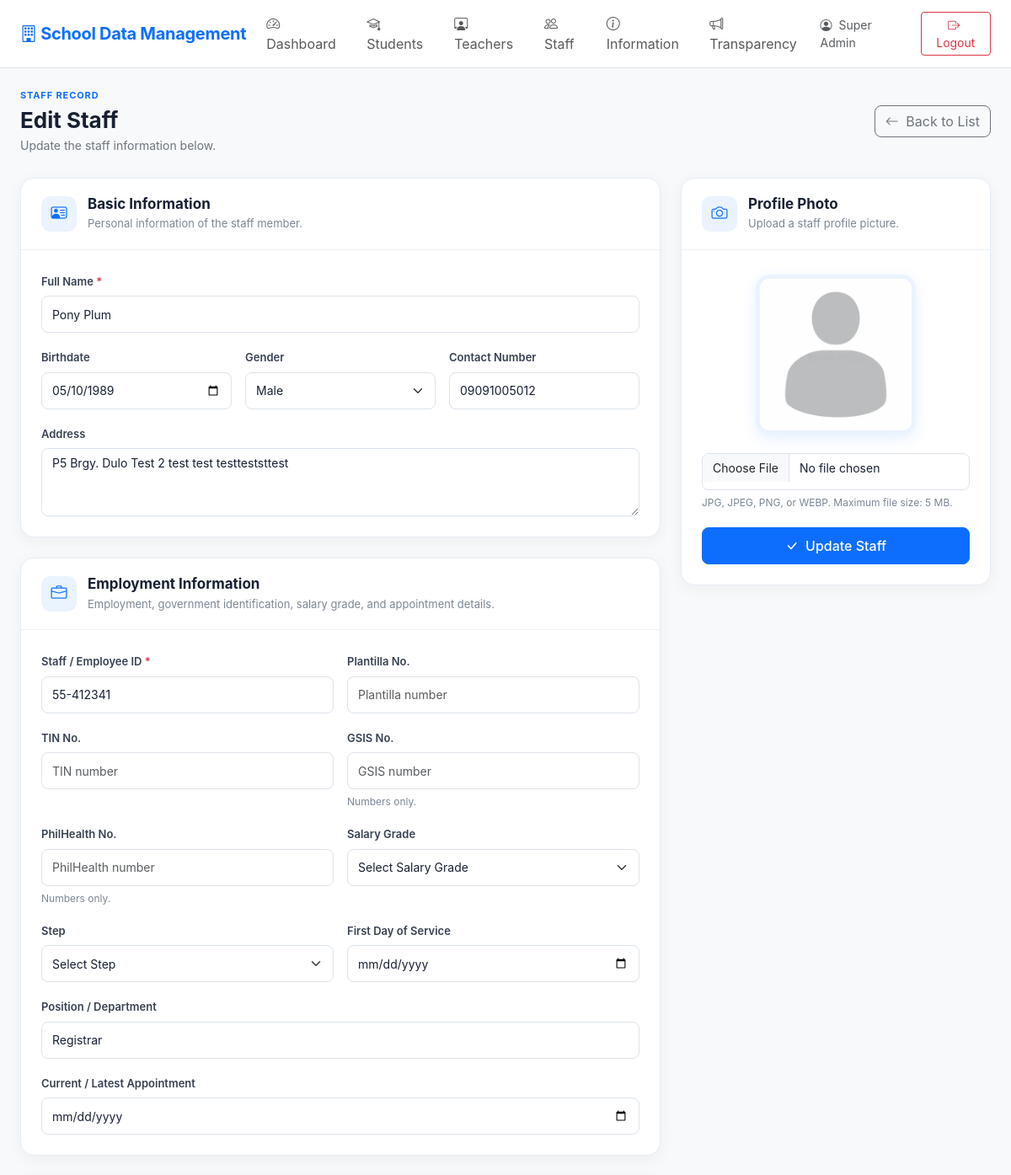
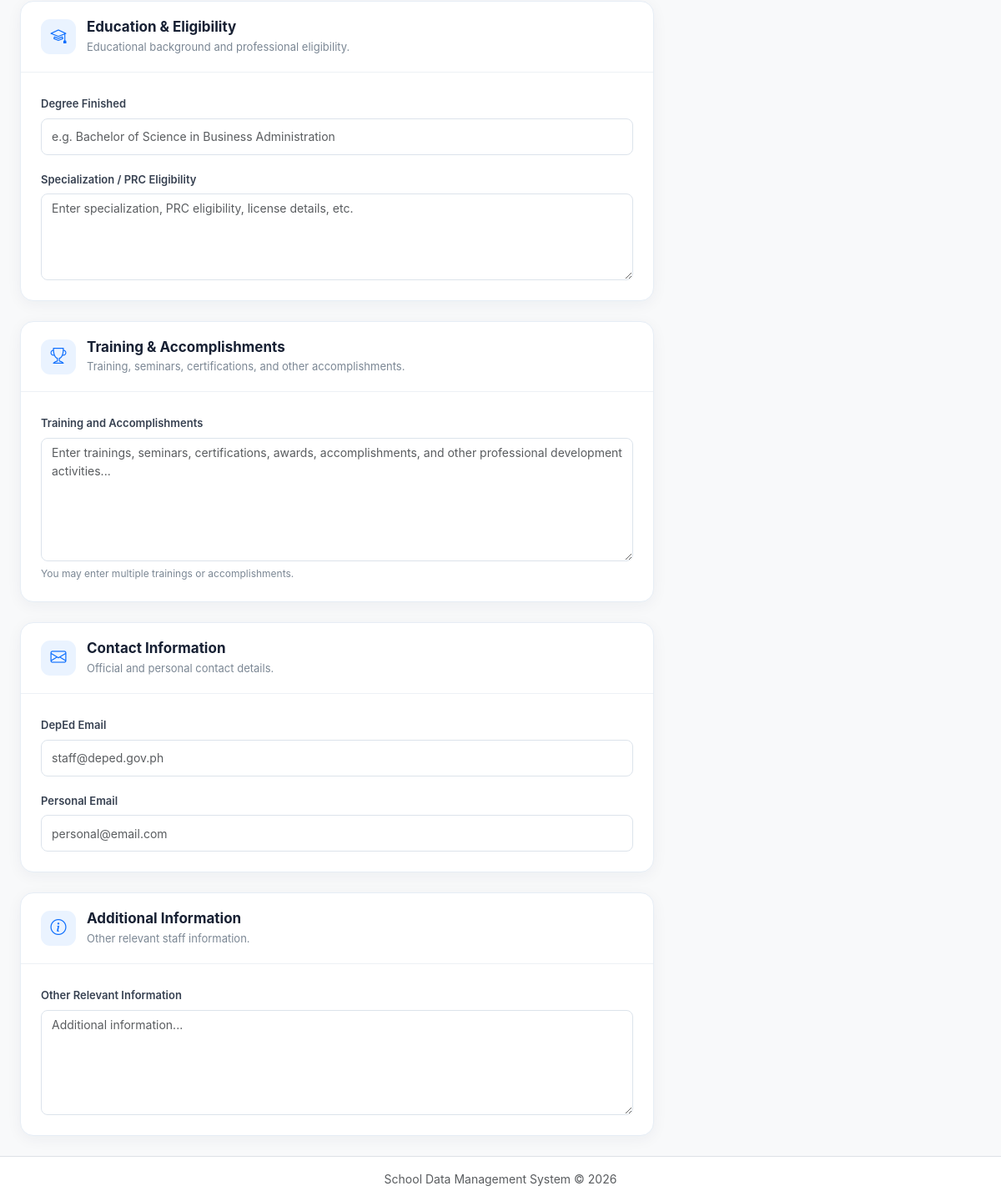
/staff_form.php?id=1 (signed in), run on the app's committed database (2 pictures, top to bottom).
### tables this page shows
CREATE TABLE `staff` (
  `id` int(10) UNSIGNED NOT NULL,
  `user_id` int(10) UNSIGNED DEFAULT NULL,
  `created_by` int(10) UNSIGNED DEFAULT NULL,
  `updated_by` int(10) UNSIGNED DEFAULT NULL,
  `employee_id` varchar(50) NOT NULL,
  `photo` varchar(255) DEFAULT NULL,
  `full_name` varchar(150) NOT NULL,
  `date_of_birth` date DEFAULT NULL,
  `gender` varchar(30) DEFAULT NULL,
  `address` text DEFAULT NULL,
  `contact_number` varchar(50) DEFAULT NULL,
  `email` varchar(150) DEFAULT NULL,
  `position_department` varchar(150) DEFAULT NULL,
  `other_info` text DEFAULT NULL,
  `created_at` timestamp NOT NULL DEFAULT current_timestamp(),
  `updated_at` timestamp NOT NULL DEFAULT current_timestamp() ON UPDATE current_timestamp(),
  `plantilla_no` varchar(50) DEFAULT NULL,
  `first_day_of_service` date DEFAULT NULL,
  `current_latest_appointment` date DEFAULT NULL,
  `deped_email` varchar(150) DEFAULT NULL,
  `personal_email` varchar(150) DEFAULT NULL,
  `degree_finished` varchar(255) DEFAULT NULL,
  `specialization_prc_eligibility` varchar(255) DEFAULT NULL,
  `tin_no` varchar(30) DEFAULT NULL,
  `birthdate` date DEFAULT NULL,
  `specialization` varchar(255) DEFAULT NULL,
  `prc_eligibility` varchar(255) DEFAULT NULL,
  `gsis_no` varchar(50) DEFAULT NULL,
  `philhealth_no` varchar(50) DEFAULT NULL,
  `salary_grade` tinyint(3) UNSIGNED DEFAULT NULL,
  `step` tinyint(3) UNSIGNED DEFAULT NULL,
  `training_accomplishments` text DEFAULT NULL
);

### staff_form.php (the view, shortened to what the rows shown need)
<?php
require_once __DIR__ . '/config.php';
$id = (int)($_GET['id'] ?? 0);
$isEdit = $id > 0;
$record = [];
if ($isEdit) {
    $stmt = $pdo->prepare("
        SELECT *
        FROM staff
        WHERE id = ?
        LIMIT 1
    ");
    $stmt->execute([$id]);
    $record = $stmt->fetch();
}
include 'header.php';
?>
<link
    rel="stylesheet"
    href="assets/staff_form.css"
>
<div class="staff-form-page">
    <div class="staff-form-header">
        <div>
            <h2 class="staff-title">
                <?= $isEdit
                    ? 'Edit Staff'
                    : 'Add Staff'
                ?>
            </h2>
        </div>
    </div>
    <form
        method="POST"
        enctype="multipart/form-data"
    >
        <div class="row g-4">
            <div class="col-12 col-lg-8">
                <div class="staff-form-card">
                    <div class="staff-form-card-body">
                        <div class="row g-3">
                            <div class="col-12">
                                <label class="form-label">
                                    Full Name
                                    <span class="text-danger">
                                    </span>
                                </label>
                                <input
                                    type="text"
                                    name="full_name"
                                    id="full_name"
                                    class="form-control"
                                    value="<?= e(
                                        $record['full_name'] ?? ''
                                    ) ?>"
                                    maxlength="150"
                                    required
                                    placeholder="e.g. Juan Dela Cruz"
                                >
                            </div>
                            <div class="col-12 col-md-4">
                                <label class="form-label">
                                    Birthdate
                                </label>
                                <input
                                    type="date"
                                    name="date_of_birth"
                                    class="form-control"
                                    value="<?= e(
                                        $record['date_of_birth'] ?? ''
                                    ) ?>"
                                >
                            </div>
                            <div class="col-12 col-md-4">
                                <label class="form-label">
                                    Contact Number
                                </label>
                                <input
                                    type="tel"
                                    name="contact_number"
                                    id="contact_number"
                                    class="form-control"
                                    value="<?= e(
                                        $record['contact_number'] ?? ''
                                    ) ?>"
                                    maxlength="11"
                                    pattern="09[0-9]{9}"
                                    inputmode="numeric"
                                    placeholder="09XXXXXXXXX"
                                >
                            </div>
                            <div class="col-12">
                                <label class="form-label">
                                    Address
                                </label>
                                <textarea
                                    name="address"
                                    class="form-control"
                                    rows="3"
                                    placeholder="Enter complete address"
                                ><?= e(
                                    $record['address'] ?? ''
                                ) ?></textarea>
                            </div>
                        </div>
                    </div>
                </div>
                <div class="staff-form-card mt-4">
                    <div class="staff-form-card-body">
                        <div class="row g-3">
                            <div class="col-12 col-md-6">
                                <label class="form-label">
                                    Staff / Employee ID
                                    <span class="text-danger">
                                    </span>
                                </label>
                                <input
                                    type="text"
                                    name="employee_id"
                                    class="form-control"
                                    value="<?= e(
                                        $record['employee_id'] ?? ''
                                    ) ?>"
                                    maxlength="50"
                                    required
                                    placeholder="Employee number"
                                >
                            </div>
                            <div class="col-12 col-md-6">
                                <label class="form-label">
                                    GSIS No.
                                </label>
                                <input
                                    type="text"
                                    name="gsis_no"
                                    id="gsis_no"
                                    class="form-control"
                                    value="<?= e(
                                        $record['gsis_no'] ?? ''
                                    ) ?>"
                                    maxlength="30"
                                    inputmode="numeric"
                                    pattern="[0-9]+"
                                    placeholder="GSIS number"
                                >
                                <div class="form-text">
                                    Numbers only.
                                </div>
                            </div>
                            <div class="col-12 col-md-6">
                                <label class="form-label">
                                    PhilHealth No.
                                </label>
                                <input
                                    type="text"
                                    name="philhealth_no"
                                    id="philhealth_no"
                                    class="form-control"
                                    value="<?= e(
                                        $record['philhealth_no'] ?? ''
                                    ) ?>"
                                    maxlength="30"
                                    inputmode="numeric"
                                    pattern="[0-9]+"
                                    placeholder="PhilHealth number"
                                >
                                <div class="form-text">
                                    Numbers only.
                                </div>
                            </div>
                            <div class="col-12">
                                <label class="form-label">
                                    Position / Department
                                </label>
                                <input
                                    type="text"
                                    name="position_department"
                                    class="form-control"
                                    value="<?= e(
                                        $record[
                                            'position_department'
                                        ] ?? ''
                                    ) ?>"
                                    maxlength="150"
                                    placeholder="e.g. Administrative Staff / Finance"
                                >
                            </div>
                        </div>
                    </div>
                </div>
                <div class="staff-form-card mt-4">
                    <div class="staff-form-card-body">
                        <div class="row g-3">
                            <div class="col-12">
                                <label class="form-label">
                                    Degree Finished
                                </label>
                                <input
                                    type="text"
                                    name="degree_finished"
                                    class="form-control"
                                    value="<?= e(
                                        $record[
                                            'degree_finished'
                                        ] ?? ''
                                    ) ?>"
                                    maxlength="255"
                                    placeholder="e.g. Bachelor of Science in Business Administration"
                                >
                            </div>
                        </div>
                    </div>
                </div>
            </div>
            <div class="col-12 col-lg-4">
                <div class="staff-form-card staff-photo-card">
                    <div class="staff-photo-body">
                        <?php if (!empty($record['photo'])): ?>
                            <img
                                src="<?= e($record['photo']) ?>"
                                alt="Staff Photo"
                                class="staff-profile-preview"
                            >
                        <?php endif; ?>
                        <input
                            type="file"
                            name="photo"
                            class="form-control"
                            accept=".jpg,.jpeg,.png,.webp"
                        >
                        <div class="form-text">
                            JPG, JPEG, PNG, or WEBP.
                            Maximum file size: 5 MB.
                        </div>
                        <button
                            type="submit"
                            class="btn btn-primary w-100 staff-save-btn"
                        >
                            <i class="bi bi-check-lg me-1"></i>
                            <?= $isEdit
                                ? 'Update Staff'
                                : 'Save Staff'
                            ?>
                        </button>
                    </div>
                </div>
            </div>
        </div>
    </form>
</div>
<?php include 'footer.php'; ?>

### data on the page
staff: full_name "Pony Plum", date_of_birth "05/10/1989", contact_number "09091005012", address "P5 Brgy. Dulo Test 2 test test testteststtest", employee_id "55-412341", position_department "Registrar", photo (picture)

### other printed values
$_SESSION['full_name'] "Super Admin"
form field gender "Male"
